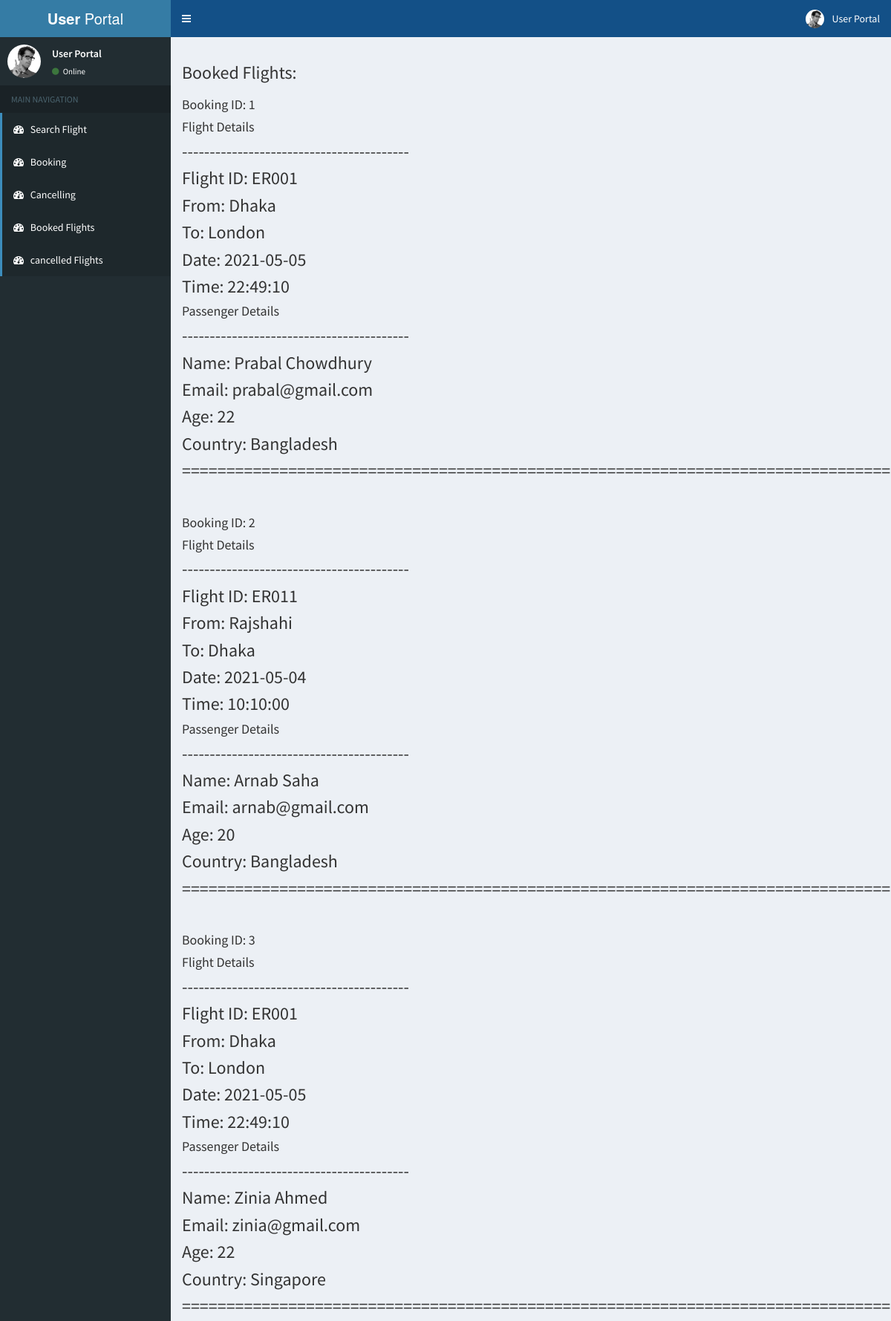
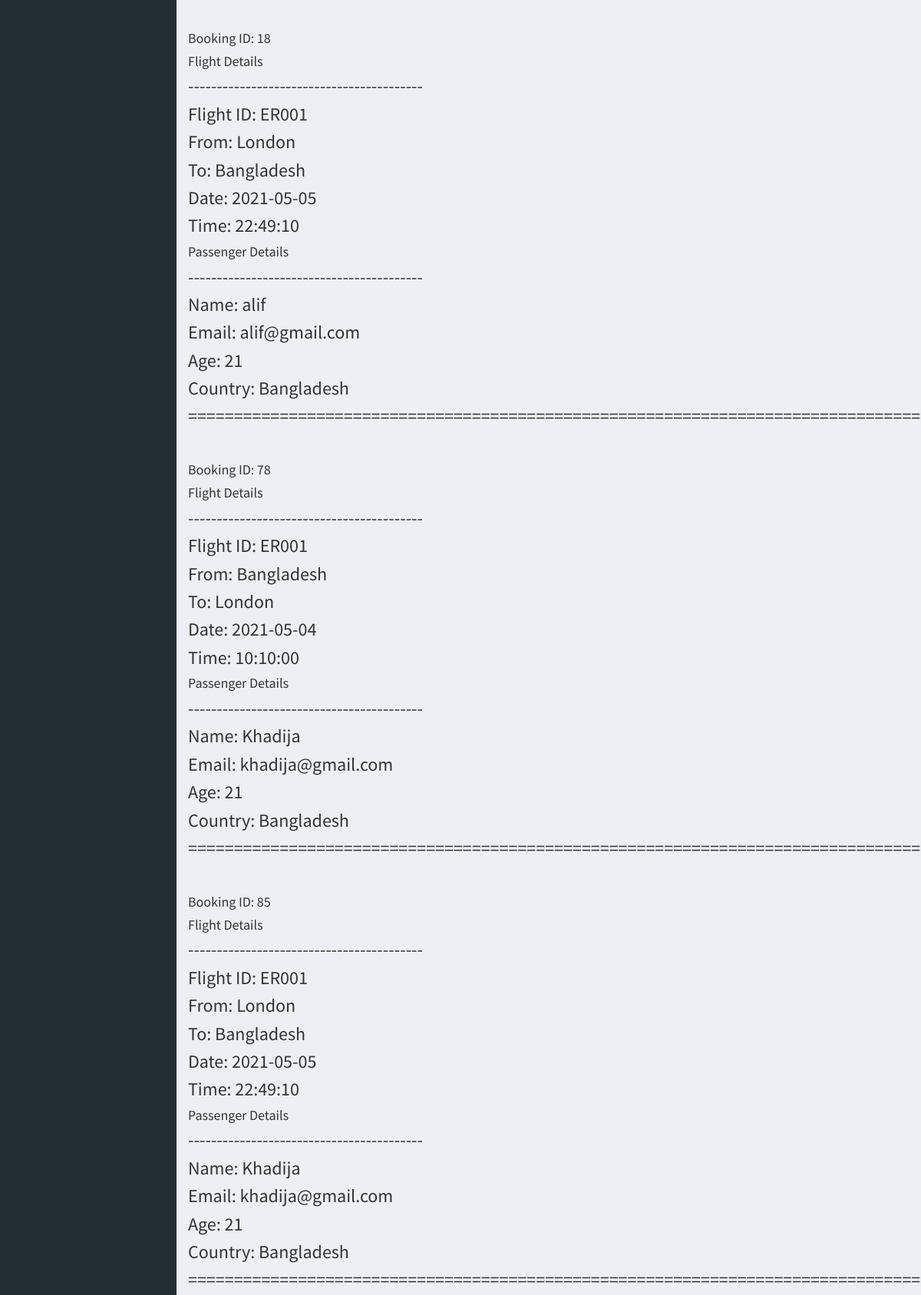
The app's page /page/user/booked.php (upper part) with its own data (2 pictures, top to bottom).
### tables this page shows
CREATE TABLE `flight_table` (
  `flight_id` char(10) NOT NULL,
  `flight_name` varchar(20) NOT NULL,
  `flight_from` varchar(20) NOT NULL,
  `flight_time` time DEFAULT NULL,
  `flight_date` date DEFAULT NULL,
  `flight_to` varchar(30) NOT NULL,
  `booking_type` varchar(20) NOT NULL,
  `booking_id` int(6) NOT NULL,
  `passenger_name` varchar(30) NOT NULL,
  `passenger_email` varchar(30) NOT NULL,
  `passenger_age` int(11) NOT NULL,
  `passenger_country` varchar(20) NOT NULL
);

### page/user/booked.php (the view, shortened to what this page needs)
<!DOCTYPE html>
<html>
    <head>
        <link rel="stylesheet" href="assets/css/bootstrap.min.css">
        <link rel="stylesheet" href="https://maxcdn.bootstrapcdn.com/font-awesome/4.4.0/css/font-awesome.min.css">
        <link rel="stylesheet" href="https://code.ionicframework.com/ionicons/2.0.1/css/ionicons.min.css">
        <link rel="stylesheet" href="assets/css/AdminLTE.min.css">
        <link rel="stylesheet" href="assets/css/_all-skins.min.css">
        <link rel="stylesheet" href="assets/css/blue.css">
    </head>
    <body class="hold-transition skin-blue sidebar-mini
          <?php
          require_once('dbConnect.php');
          $email = $_SESSION["id"] ;
          ?>
          <div class="wrapper">
          <?php include 'topbar.php'; ?>
          <?php include 'sidebar.php'; ?>
          <div class="content-wrapper">
            <section class="content">
                <?php
                echo "<h3>Booked Flights:<h3>";
                $book = "booked";
                $sql1 = "SELECT * FROM flight_table WHERE passenger_email LIKE '%$email%' AND booking_type LIKE '%$book%'";
                $result1 = mysqli_query($conn, $sql1);
                $queryResults1 = mysqli_num_rows($result1);
                if ($queryResults1 > 0) {
                    while ($row = mysqli_fetch_assoc($result1)) {
                        echo "<div class='article-box'>
                        <h4> Booking ID: " . $row['booking_id'] . "</h4>
                        <h4> Flight Details </h4>
						<p>-----------------------------------------</p>
						<p> Flight ID: " . $row['flight_id'] . "</p>
                        <p> From: " . $row['flight_from'] . "</p>
                        <p> To: " . $row['flight_to'] . "</p>
                        <p> Date: " . $row['flight_date'] . "</p>
                        <p> Time: " . $row['flight_time'] . "</p>
                        <h4> Passenger Details </h4>
						<p>-----------------------------------------</p>
                        <p> Name: " . $row['passenger_name'] . "</p>
                        <p> Email: " . $row['passenger_email'] . "</p>
                        <p> Age: " . $row['passenger_age'] . "</p>
                        <p> Country: " . $row['passenger_country'] . "</p>
                        <p></p>
                        <p></p>
                        <p>==================================================================================</p>
                        <br>
                    </div>";
                    }
                } else {
                    echo "There is no booked flights!";
                }
                ?>
            </section>
        </div>
</body>
</html>

### records on screen
flight_table: booking_id "1", flight "ER001", flight_from "Dhaka", flight_to "London", flight_date "2021-05-05", flight_time "22:49:10", passenger_name "Prabal Chowdhury", passenger_email "prabal@gmail.com", passenger_age "22", passenger_country "Bangladesh"
flight_table: booking_id "2", flight "ER011", flight_from "Rajshahi", flight_to "Dhaka", flight_date "2021-05-04", flight_time "10:10:00", passenger_name "Arnab Saha", passenger_email "arnab@gmail.com", passenger_age "20", passenger_country "Bangladesh"
flight_table: booking_id "3", flight "ER001", flight_from "Dhaka", flight_to "London", flight_date "2021-05-05", flight_time "22:49:10", passenger_name "Zinia Ahmed", passenger_email "zinia@gmail.com", passenger_age "22", passenger_country "Singapore"
flight_table: booking_id "18", flight "ER001", flight_from "London", flight_to "Bangladesh", flight_date "2021-05-05", flight_time "22:49:10", passenger_name "alif", passenger_email "alif@gmail.com", passenger_age "21", passenger_country "Bangladesh"
flight_table: booking_id "78", flight "ER001", flight_from "Bangladesh", flight_to "London", flight_date "2021-05-04", flight_time "10:10:00", passenger_name "Khadija", passenger_email "khadija@gmail.com", passenger_age "21", passenger_country "Bangladesh"
flight_table: booking_id "85", flight "ER001", flight_from "London", flight_to "Bangladesh", flight_date "2021-05-05", flight_time "22:49:10", passenger_name "Khadija", passenger_email "khadija@gmail.com", passenger_age "21", passenger_country "Bangladesh"
